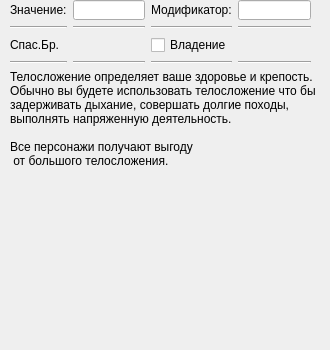
      <widget class="QWidget" name="characteristics_bodybuild">
       <attribute name="title">
        <string>Телосложение</string>
       </attribute>
       <widget class="QWidget" name="gridLayoutWidget_3">
        <property name="geometry">
         <rect>
          <x>0</x>
          <y>0</y>
          <width>311</width>
          <height>63</height>
         </rect>
        </property>
        <layout class="QGridLayout" name="gridLayout_3">
         <property name="leftMargin">
          <number>10</number>
         </property>
         <item row="1" column="1">
          <widget class="Line" name="line_70">
           <property name="orientation">
            <enum>Qt::Horizontal</enum>
           </property>
          </widget>
         </item>
         <item row="1" column="2">
          <widget class="Line" name="line_71">
           <property name="orientation">
            <enum>Qt::Horizontal</enum>
           </property>
          </widget>
         </item>
         <item row="1" column="0">
          <widget class="Line" name="line_69">
           <property name="orientation">
            <enum>Qt::Horizontal</enum>
           </property>
          </widget>
         </item>
         <item row="1" column="3">
          <widget class="Line" name="line_72">
           <property name="orientation">
            <enum>Qt::Horizontal</enum>
           </property>
          </widget>
         </item>
         <item row="0" column="1">
          <widget class="QLineEdit" name="bodybuild_field"/>
         </item>
         <item row="2" column="2">
          <widget class="QCheckBox" name="save_giving_bodybuild_checkboxhaving">
           <property name="text">
            <string>Владение</string>
           </property>
          </widget>
         </item>
         <item row="0" column="3">
          <widget class="QLineEdit" name="mod_bodybuild_field"/>
         </item>
         <item row="0" column="0">
          <widget class="QLabel" name="znachenie_bodybuild_labl">
           <property name="text">
            <string>Значение:</string>
           </property>
          </widget>
         </item>
         <item row="2" column="0">
          <widget class="QLabel" name="save_giving_bodybuild_labl">
           <property name="text">
            <string>Спас.Бр.</string>
           </property>
          </widget>
         </item>
         <item row="0" column="2">
          <widget class="QLabel" name="mod_bodybuild_labl">
           <property name="text">
            <string>Модификатор:</string>
           </property>
          </widget>
         </item>
         <item row="3" column="0">
          <widget class="Line" name="line_73">
           <property name="orientation">
            <enum>Qt::Horizontal</enum>
           </property>
          </widget>
         </item>
         <item row="3" column="1">
          <widget class="Line" name="line_74">
           <property name="orientation">
            <enum>Qt::Horizontal</enum>
           </property>
          </widget>
         </item>
         <item row="3" column="2">
          <widget class="Line" name="line_75">
           <property name="orientation">
            <enum>Qt::Horizontal</enum>
           </property>
          </widget>
         </item>
         <item row="3" column="3">
          <widget class="Line" name="line_76">
           <property name="orientation">
            <enum>Qt::Horizontal</enum>
           </property>
          </widget>
         </item>
        </layout>
       </widget>
       <widget class="QLabel" name="label_16">
        <property name="geometry">
         <rect>
          <x>10</x>
          <y>70</y>
          <width>311</width>
          <height>271</height>
         </rect>
        </property>
        <property name="text">
         <string>Телосложение определяет ваше здоровье и крепость.
Обычно вы будете использовать телосложение что бы
задерживать дыхание, совершать долгие походы,
выполнять напряженную деятельность.

Все персонажи получают выгоду
 от большого телосложения.</string>
        </property>
        <property name="textFormat">
         <enum>Qt::AutoText</enum>
        </property>
        <property name="alignment">
         <set>Qt::AlignLeading|Qt::AlignLeft|Qt::AlignTop</set>
        </property>
        <property name="wordWrap">
         <bool>false</bool>
        </property>
        <property name="openExternalLinks">
         <bool>false</bool>
        </property>
        <property name="textInteractionFlags">
         <set>Qt::NoTextInteraction</set>
        </property>
       </widget>
      </widget>
